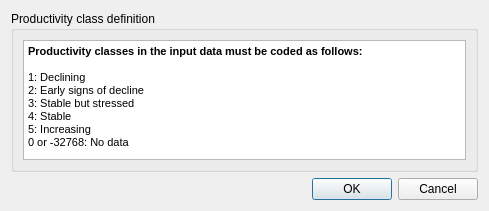
<?xml version="1.0" encoding="UTF-8"?>
<ui version="4.0">
 <class>DlgDataIOImportProd</class>
 <widget class="QDialog" name="DlgDataIOImportProd">
  <property name="windowModality">
   <enum>Qt::ApplicationModal</enum>
  </property>
  <property name="geometry">
   <rect>
    <x>0</x>
    <y>0</y>
    <width>489</width>
    <height>200</height>
   </rect>
  </property>
  <property name="sizePolicy">
   <sizepolicy hsizetype="Preferred" vsizetype="Preferred">
    <horstretch>0</horstretch>
    <verstretch>0</verstretch>
   </sizepolicy>
  </property>
  <property name="windowTitle">
   <string>Load a Custom Land Productivity Dataset</string>
  </property>
  <property name="modal">
   <bool>true</bool>
  </property>
  <layout class="QVBoxLayout" name="verticalLayout">
   <item>
    <widget class="QGroupBox" name="groupBox_lc_agg">
     <property name="enabled">
      <bool>true</bool>
     </property>
     <property name="title">
      <string>Productivity class definition</string>
     </property>
     <layout class="QGridLayout" name="gridLayout_2">
      <item row="0" column="0">
       <widget class="QTextBrowser" name="textBrowser">
        <property name="minimumSize">
         <size>
          <width>0</width>
          <height>120</height>
         </size>
        </property>
        <property name="autoFillBackground">
         <bool>false</bool>
        </property>
        <property name="frameShape">
         <enum>QFrame::StyledPanel</enum>
        </property>
        <property name="html">
         <string>&lt;!DOCTYPE HTML PUBLIC &quot;-//W3C//DTD HTML 4.0//EN&quot; &quot;http://www.w3.org/TR/REC-html40/strict.dtd&quot;&gt;
&lt;html&gt;&lt;head&gt;&lt;meta name=&quot;qrichtext&quot; content=&quot;1&quot; /&gt;&lt;style type=&quot;text/css&quot;&gt;
p, li { white-space: pre-wrap; }
&lt;/style&gt;&lt;/head&gt;&lt;body style=&quot; font-family:'MS Shell Dlg 2'; font-size:8.25pt; font-weight:400; font-style:normal;&quot;&gt;
&lt;p style=&quot; margin-top:0px; margin-bottom:0px; margin-left:0px; margin-right:0px; -qt-block-indent:0; text-indent:0px;&quot;&gt;&lt;span style=&quot; font-size:8pt; font-weight:600;&quot;&gt;Productivity classes in the input data must be coded as follows:&lt;/span&gt;&lt;/p&gt;
&lt;p style=&quot;-qt-paragraph-type:empty; margin-top:0px; margin-bottom:0px; margin-left:0px; margin-right:0px; -qt-block-indent:0; text-indent:0px; font-size:8pt;&quot;&gt;&lt;br /&gt;&lt;/p&gt;
&lt;p style=&quot; margin-top:0px; margin-bottom:0px; margin-left:0px; margin-right:0px; -qt-block-indent:0; text-indent:0px;&quot;&gt;&lt;span style=&quot; font-size:8pt;&quot;&gt;1: Declining&lt;/span&gt;&lt;/p&gt;
&lt;p style=&quot; margin-top:0px; margin-bottom:0px; margin-left:0px; margin-right:0px; -qt-block-indent:0; text-indent:0px;&quot;&gt;&lt;span style=&quot; font-size:8pt;&quot;&gt;2: Early signs of decline&lt;/span&gt;&lt;/p&gt;
&lt;p style=&quot; margin-top:0px; margin-bottom:0px; margin-left:0px; margin-right:0px; -qt-block-indent:0; text-indent:0px;&quot;&gt;&lt;span style=&quot; font-size:8pt;&quot;&gt;3: Stable but stressed&lt;/span&gt;&lt;/p&gt;
&lt;p style=&quot; margin-top:0px; margin-bottom:0px; margin-left:0px; margin-right:0px; -qt-block-indent:0; text-indent:0px;&quot;&gt;&lt;span style=&quot; font-size:8pt;&quot;&gt;4: Stable&lt;/span&gt;&lt;/p&gt;
&lt;p style=&quot; margin-top:0px; margin-bottom:0px; margin-left:0px; margin-right:0px; -qt-block-indent:0; text-indent:0px;&quot;&gt;&lt;span style=&quot; font-size:8pt;&quot;&gt;5: Increasing&lt;/span&gt;&lt;/p&gt;
&lt;p style=&quot; margin-top:0px; margin-bottom:0px; margin-left:0px; margin-right:0px; -qt-block-indent:0; text-indent:0px;&quot;&gt;&lt;span style=&quot; font-size:8pt;&quot;&gt;0 or -32768: No data&lt;/span&gt;&lt;/p&gt;&lt;/body&gt;&lt;/html&gt;</string>
        </property>
       </widget>
      </item>
     </layout>
    </widget>
   </item>
   <item>
    <widget class="QDialogButtonBox" name="btnBox">
     <property name="orientation">
      <enum>Qt::Horizontal</enum>
     </property>
     <property name="standardButtons">
      <set>QDialogButtonBox::Cancel|QDialogButtonBox::Ok</set>
     </property>
    </widget>
   </item>
  </layout>
 </widget>
 <resources/>
 <connections>
  <connection>
   <sender>btnBox</sender>
   <signal>accepted()</signal>
   <receiver>DlgDataIOImportProd</receiver>
   <slot>accept()</slot>
   <hints>
    <hint type="sourcelabel">
     <x>248</x>
     <y>254</y>
    </hint>
    <hint type="destinationlabel">
     <x>157</x>
     <y>274</y>
    </hint>
   </hints>
  </connection>
  <connection>
   <sender>btnBox</sender>
   <signal>rejected()</signal>
   <receiver>DlgDataIOImportProd</receiver>
   <slot>reject()</slot>
   <hints>
    <hint type="sourcelabel">
     <x>316</x>
     <y>260</y>
    </hint>
    <hint type="destinationlabel">
     <x>286</x>
     <y>274</y>
    </hint>
   </hints>
  </connection>
 </connections>
</ui>
